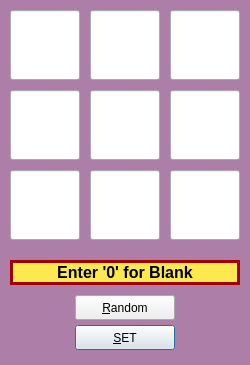
<?xml version="1.0" encoding="UTF-8"?>
<ui version="4.0">
 <class>input_dialog</class>
 <widget class="QDialog" name="input_dialog">
  <property name="geometry">
   <rect>
    <x>0</x>
    <y>0</y>
    <width>250</width>
    <height>365</height>
   </rect>
  </property>
  <property name="windowTitle">
   <string>Input</string>
  </property>
  <property name="styleSheet">
   <string notr="true"/>
  </property>
  <widget class="QLineEdit" name="txt_1">
   <property name="geometry">
    <rect>
     <x>10</x>
     <y>10</y>
     <width>70</width>
     <height>70</height>
    </rect>
   </property>
   <property name="font">
    <font>
     <pointsize>33</pointsize>
    </font>
   </property>
   <property name="inputMethodHints">
    <set>Qt::ImhNone</set>
   </property>
   <property name="text">
    <string/>
   </property>
   <property name="alignment">
    <set>Qt::AlignCenter</set>
   </property>
  </widget>
  <widget class="QLineEdit" name="txt_2">
   <property name="geometry">
    <rect>
     <x>90</x>
     <y>10</y>
     <width>70</width>
     <height>70</height>
    </rect>
   </property>
   <property name="font">
    <font>
     <pointsize>33</pointsize>
    </font>
   </property>
   <property name="text">
    <string/>
   </property>
   <property name="alignment">
    <set>Qt::AlignCenter</set>
   </property>
  </widget>
  <widget class="QLineEdit" name="txt_3">
   <property name="geometry">
    <rect>
     <x>170</x>
     <y>10</y>
     <width>70</width>
     <height>70</height>
    </rect>
   </property>
   <property name="font">
    <font>
     <pointsize>33</pointsize>
    </font>
   </property>
   <property name="text">
    <string/>
   </property>
   <property name="alignment">
    <set>Qt::AlignCenter</set>
   </property>
  </widget>
  <widget class="QLineEdit" name="txt_4">
   <property name="geometry">
    <rect>
     <x>10</x>
     <y>90</y>
     <width>70</width>
     <height>70</height>
    </rect>
   </property>
   <property name="font">
    <font>
     <pointsize>33</pointsize>
    </font>
   </property>
   <property name="text">
    <string/>
   </property>
   <property name="alignment">
    <set>Qt::AlignCenter</set>
   </property>
  </widget>
  <widget class="QLineEdit" name="txt_5">
   <property name="geometry">
    <rect>
     <x>90</x>
     <y>90</y>
     <width>70</width>
     <height>70</height>
    </rect>
   </property>
   <property name="font">
    <font>
     <pointsize>33</pointsize>
    </font>
   </property>
   <property name="text">
    <string/>
   </property>
   <property name="alignment">
    <set>Qt::AlignCenter</set>
   </property>
  </widget>
  <widget class="QLineEdit" name="txt_6">
   <property name="geometry">
    <rect>
     <x>170</x>
     <y>90</y>
     <width>70</width>
     <height>70</height>
    </rect>
   </property>
   <property name="font">
    <font>
     <pointsize>33</pointsize>
    </font>
   </property>
   <property name="text">
    <string/>
   </property>
   <property name="alignment">
    <set>Qt::AlignCenter</set>
   </property>
  </widget>
  <widget class="QLineEdit" name="txt_7">
   <property name="geometry">
    <rect>
     <x>10</x>
     <y>170</y>
     <width>70</width>
     <height>70</height>
    </rect>
   </property>
   <property name="font">
    <font>
     <pointsize>33</pointsize>
    </font>
   </property>
   <property name="text">
    <string/>
   </property>
   <property name="alignment">
    <set>Qt::AlignCenter</set>
   </property>
  </widget>
  <widget class="QLineEdit" name="txt_8">
   <property name="geometry">
    <rect>
     <x>90</x>
     <y>170</y>
     <width>70</width>
     <height>70</height>
    </rect>
   </property>
   <property name="font">
    <font>
     <pointsize>33</pointsize>
    </font>
   </property>
   <property name="text">
    <string/>
   </property>
   <property name="alignment">
    <set>Qt::AlignCenter</set>
   </property>
  </widget>
  <widget class="QLineEdit" name="txt_9">
   <property name="geometry">
    <rect>
     <x>170</x>
     <y>170</y>
     <width>70</width>
     <height>70</height>
    </rect>
   </property>
   <property name="font">
    <font>
     <pointsize>33</pointsize>
    </font>
   </property>
   <property name="text">
    <string/>
   </property>
   <property name="alignment">
    <set>Qt::AlignCenter</set>
   </property>
  </widget>
  <widget class="QLabel" name="label">
   <property name="geometry">
    <rect>
     <x>10</x>
     <y>260</y>
     <width>230</width>
     <height>25</height>
    </rect>
   </property>
   <property name="font">
    <font>
     <pointsize>12</pointsize>
     <weight>75</weight>
     <bold>true</bold>
    </font>
   </property>
   <property name="styleSheet">
    <string notr="true">border : 3px solid rgb(164, 0, 0);
background-color: rgb(252, 233, 79);</string>
   </property>
   <property name="text">
    <string>Enter '0' for Blank</string>
   </property>
   <property name="alignment">
    <set>Qt::AlignCenter</set>
   </property>
  </widget>
  <widget class="QLabel" name="lbl_back">
   <property name="geometry">
    <rect>
     <x>0</x>
     <y>0</y>
     <width>250</width>
     <height>365</height>
    </rect>
   </property>
   <property name="styleSheet">
    <string notr="true">background-color: rgb(173, 127, 168);</string>
   </property>
   <property name="text">
    <string/>
   </property>
  </widget>
  <widget class="QPushButton" name="btn_set">
   <property name="geometry">
    <rect>
     <x>75</x>
     <y>325</y>
     <width>100</width>
     <height>25</height>
    </rect>
   </property>
   <property name="text">
    <string>&amp;SET</string>
   </property>
  </widget>
  <widget class="QPushButton" name="Btn_random">
   <property name="geometry">
    <rect>
     <x>75</x>
     <y>295</y>
     <width>100</width>
     <height>25</height>
    </rect>
   </property>
   <property name="text">
    <string>&amp;Random</string>
   </property>
  </widget>
  <zorder>lbl_back</zorder>
  <zorder>txt_1</zorder>
  <zorder>txt_2</zorder>
  <zorder>txt_3</zorder>
  <zorder>txt_4</zorder>
  <zorder>txt_5</zorder>
  <zorder>txt_6</zorder>
  <zorder>txt_7</zorder>
  <zorder>txt_8</zorder>
  <zorder>txt_9</zorder>
  <zorder>label</zorder>
  <zorder>btn_set</zorder>
  <zorder>Btn_random</zorder>
 </widget>
 <resources/>
 <connections/>
</ui>
